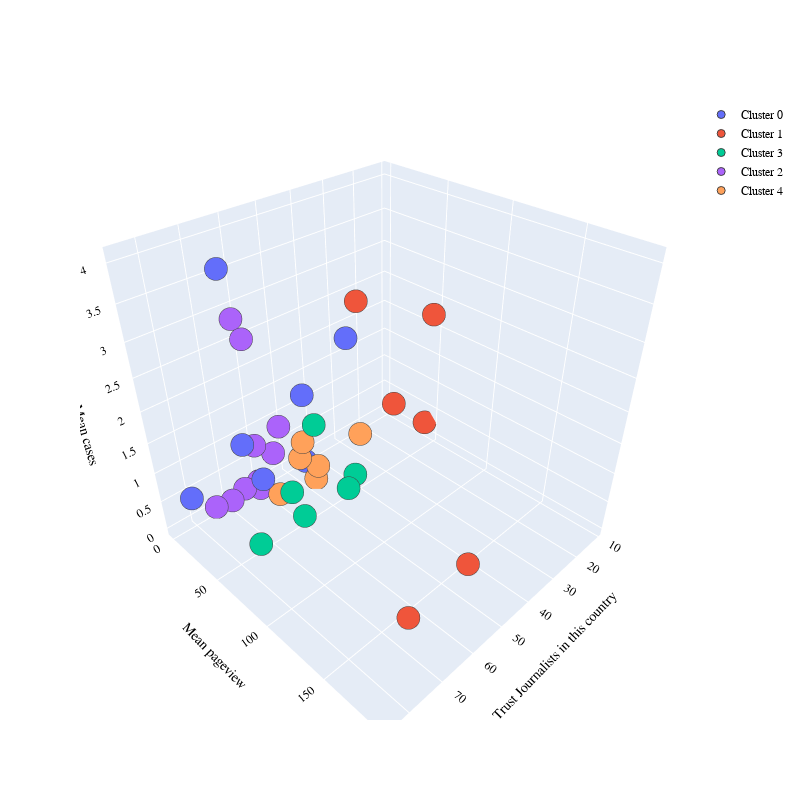

The notebook cell saved with this chart:
### Code cell
PLOT = go.Figure()

for C in list(df_clustering_MeanP_MeanC_P.cluster.unique()):
    
    PLOT.add_trace(go.Scatter3d(x = df_clustering_MeanP_MeanC_J[df_clustering_MeanP_MeanC_J.cluster == C]["Trust journalists in this country"],
                                y = df_clustering_MeanP_MeanC_J[df_clustering_MeanP_MeanC_J.cluster == C]['Mean pageview'],
                                z = df_clustering_MeanP_MeanC_J[df_clustering_MeanP_MeanC_J.cluster == C]['Mean cases'],
                                mode = 'markers', marker_size = 8, marker_line_width = 1,
                                name = 'Cluster ' + str(C)))
PLOT.update_layout(width = 800, height = 800, autosize = True, showlegend = True,
                   scene = dict(xaxis=dict(title = 'Trust Journalists in this country', titlefont_color = 'black'),
                                yaxis=dict(title = 'Mean pageview', titlefont_color = 'black'),
                                zaxis=dict(title = 'Mean cases', titlefont_color = 'black')),
                   font = dict(family = "Gilroy", color  = 'black', size = 12))

### Figure 1 — Plotly figure (JSON) as saved in the notebook; plotly's stock layout.template omitted (floating-point values rounded to 4 significant figures)
{"data": [{"marker": {"line": {"width": 1}, "size": 8}, "mode": "markers", "name": "Cluster 0", "type": "scatter3d", "x": [70.6, 84.7, 46.7, 30.1, 64.4, 47.5, 68.4], "y": [28.48, 24.67, 11.1, 10.42, 24.08, 15.17, 20.97], "z": [3.877, 0.8946, 0.1444, 1.929, 0.5341, 1.426, 1.232]}, {"marker": {"line": {"width": 1}, "size": 8}, "mode": "markers", "name": "Cluster 1", "type": "scatter3d", "x": [47.4, 32.1, 11.3, 64.7, 53.7, 78.6], "y": [100.9, 94.26, 42.88, 119.6, 175.3, 190.3], "z": [2.173, 3.031, 0.2179, 4.057, 0.8069, 1.307]}, {"marker": {"line": {"width": 1}, "size": 8}, "mode": "markers", "name": "Cluster 3", "type": "scatter3d", "x": [80.4, 42.3, 46.1, 75.7, 66.7, 53], "y": [77.45, 51.36, 54.96, 95.82, 74.17, 43.91], "z": [0.7033, 0.2406, 0.1495, 1.638, 0.6279, 1.376]}, {"marker": {"line": {"width": 1}, "size": 8}, "mode": "markers", "name": "Cluster 2", "type": "scatter3d", "x": [61.2, 53.8, 60.4, 73.7, 65.8, 60.2, 62, 54.3, 69.4, 60], "y": [6.847, 7.935, 1.996, 0.06411, 5.728, 1.661, 0.2136, 0.1687, 3.052, 0.4015], "z": [0.03236, 0.9683, 0.7516, 0.007445, 0.1634, 2.509, 2.834, 0.4022, 0.02476, 0.04623]}, {"marker": {"line": {"width": 1}, "size": 8}, "mode": "markers", "name": "Cluster 4", "type": "scatter3d", "x": [54, 48.8, 61.2, 47.6, 52.3, 27.4], "y": [30.06, 32.1, 29.62, 24.98, 28.45, 15.41], "z": [0.6613, 0.3757, 0.2187, 0.002986, 0.8781, 0.144]}], "layout": {"autosize": true, "font": {"color": "black", "family": "Gilroy", "size": 12}, "height": 800, "scene": {"xaxis": {"title": {"font": {"color": "black"}, "text": "Trust Journalists in this country"}}, "yaxis": {"title": {"font": {"color": "black"}, "text": "Mean pageview"}}, "zaxis": {"title": {"font": {"color": "black"}, "text": "Mean cases"}}}, "showlegend": true, "width": 800}}
